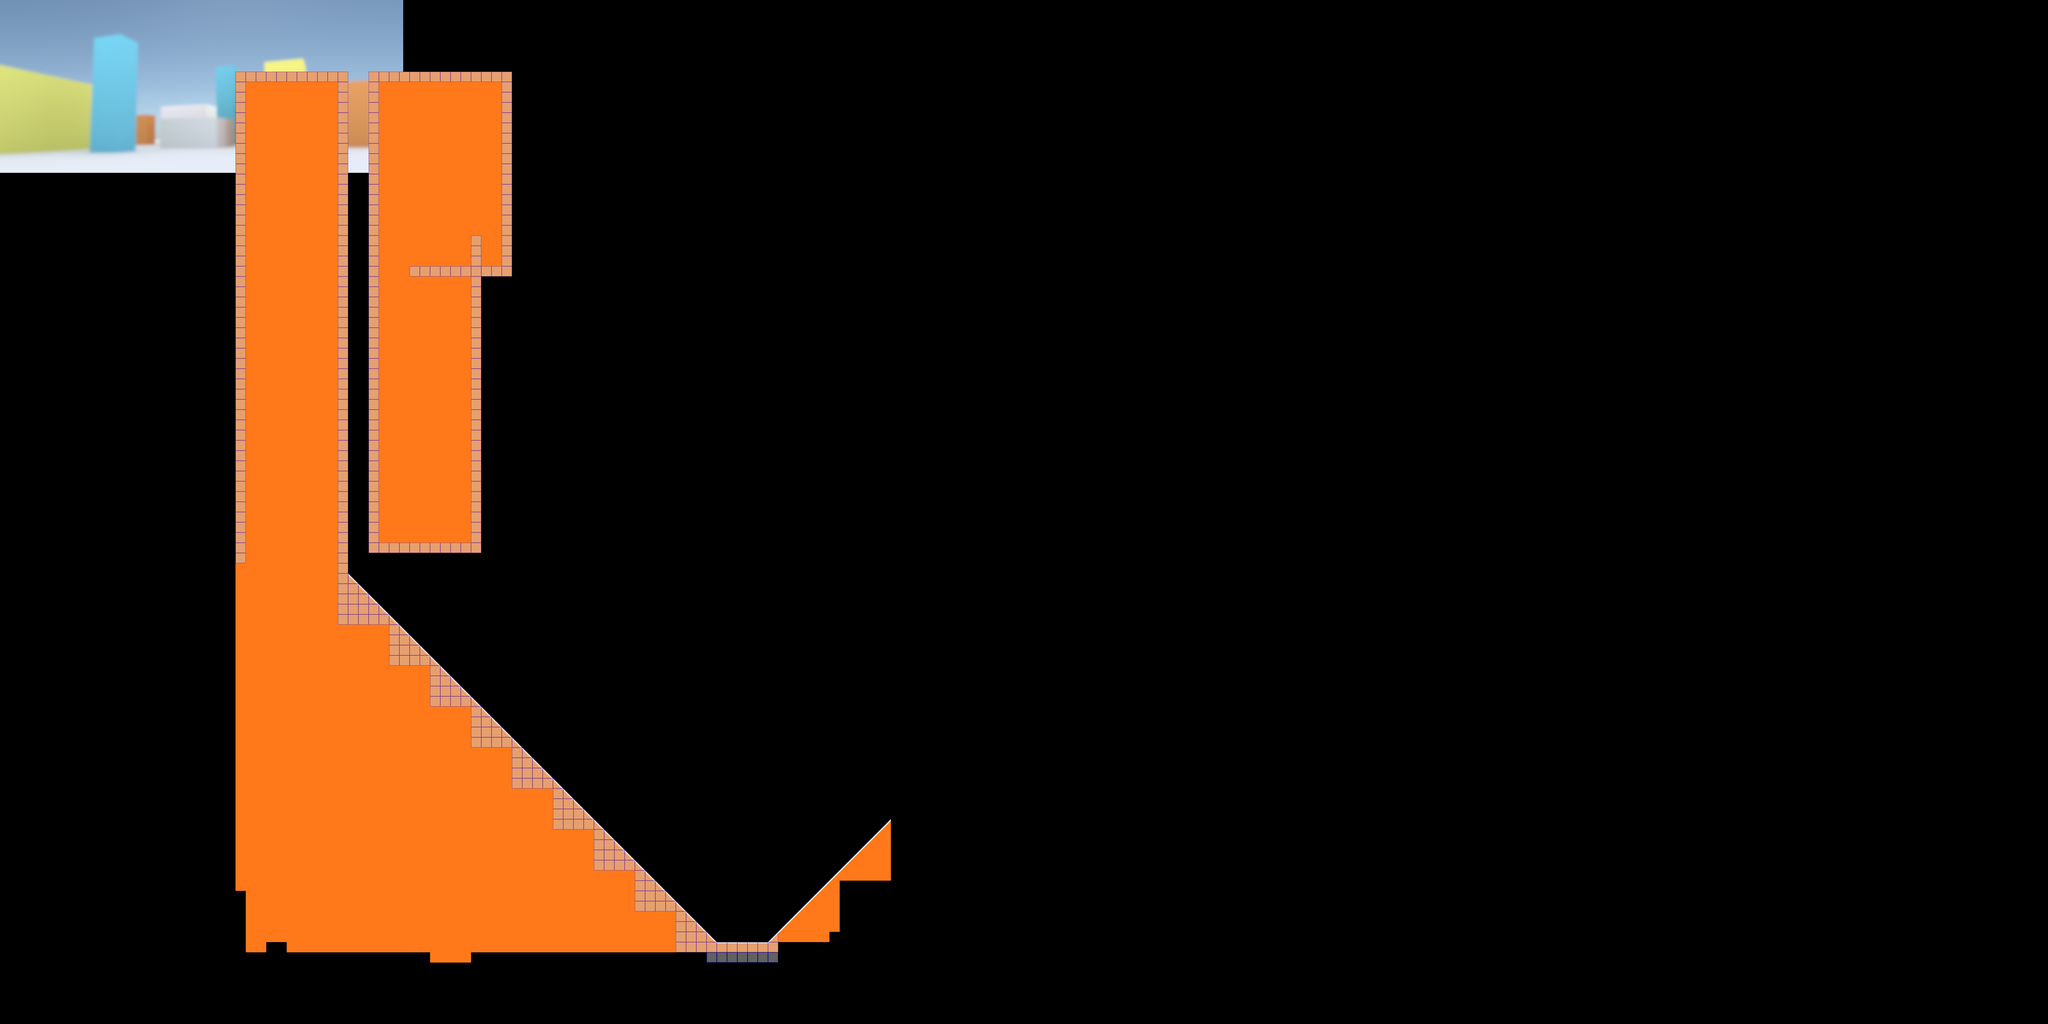

Below is a game level as drawn by its tile map, then a one-line description and the .tmx that defines it (tile-layer data replaced by summaries):
An orthogonal 200x100 tile map with 32x32 px tiles, 7 tile layers (SharedLayer, BlueLayer, GreenLayer, SharedCollision, ...), 8 tilesets, 1 image layer and 4 objects (2x Trigger, player1, player2).

<map version="1.0" orientation="orthogonal" width="200" height="100" tilewidth="32" tileheight="32">
 <tileset firstgid="1" name="collision" tilewidth="32" tileheight="32">
  <image source="../sprites/collision.gif" width="160" height="32" />
  <tile id="0">
   <properties>
    <property name="colshape" value="1" />
   </properties>
  </tile>
  <tile id="1">
   <properties>
    <property name="colshape" value="2" />
   </properties>
  </tile>
  <tile id="2">
   <properties>
    <property name="colshape" value="3" />
   </properties>
  </tile>
  <tile id="3">
   <properties>
    <property name="colshape" value="4" />
   </properties>
  </tile>
  <tile id="4">
   <properties>
    <property name="colshape" value="5" />
   </properties>
  </tile>
 </tileset>
 <tileset firstgid="6" name="Tiles_1_A_blue" tilewidth="32" tileheight="32">
  <image source="../sprites/Tiles_1_A_blue.png" width="416" height="128" />
 </tileset>
 <tileset firstgid="58" name="Tiles_1_A_green" tilewidth="32" tileheight="32">
  <image source="../sprites/Tiles_1_A_green.png" width="416" height="128" />
 </tileset>
 <tileset firstgid="110" name="generic_box" tilewidth="32" tileheight="32">
  <image source="../sprites/box_generic.png" width="32" height="32" />
 </tileset>
 <tileset firstgid="111" name="button" tilewidth="32" tileheight="32">
  <image source="../sprites/button_blue.png" width="64" height="32" />
 </tileset>
 <tileset firstgid="113" name="tramp" tilewidth="32" tileheight="32">
  <image source="../sprites/trampoline.png" width="96" height="32" />
 </tileset>
 <tileset firstgid="116" name="angled_tramp" tilewidth="32" tileheight="32">
  <image source="../sprites/trampoline_angled.png" width="96" height="32" />
 </tileset>
 <tileset firstgid="119" name="orange2" tilewidth="32" tileheight="32">
  <image source="../sprites/Tiles_1_B_orange.png" width="416" height="128" />
 </tileset>
 <imagelayer name="Background" width="200" height="100">
  <image source="../backgrounds/bgConcept1_big.png" />
 </imagelayer>
 <layer name="SharedLayer" width="200" height="100">
  <data>[20000 cells, 2274 non-empty, 5 distinct tile ids]</data>
 </layer>
 <layer name="BlueLayer" width="200" height="100">
  <data>[20000 cells, 0 non-empty, 0 distinct tile ids]</data>
 </layer>
 <layer name="GreenLayer" width="200" height="100">
  <data>[20000 cells, 0 non-empty, 0 distinct tile ids]</data>
 </layer>
 <objectgroup name="Objects" width="200" height="100">
  <object type="Trigger" x="-593" y="327" width="1320" height="42">
   <properties>
    <property name="ontrigger" value="activator:teleportTo(player1)" />
   </properties>
  </object>
  <object type="Trigger" x="2439" y="2959" width="2572" height="9">
   <properties>
    <property name="ontrigger" value="activator:teleportTo(player1)" />
   </properties>
  </object>
  <object name="player1" gid="110" x="833" y="163" />
  <object name="player2" gid="110" x="1356" y="152" />
 </objectgroup>
 <layer name="SharedCollision" width="200" height="100" opacity="0.48">
  <data>[20000 cells, 378 non-empty, 3 distinct tile ids]</data>
 </layer>
 <layer name="BlueCollision" width="200" height="100" opacity="0.48">
  <data>[20000 cells, 0 non-empty, 0 distinct tile ids]</data>
 </layer>
 <layer name="GreenCollision" width="200" height="100" opacity="0.28">
  <data>[20000 cells, 0 non-empty, 0 distinct tile ids]</data>
 </layer>
 <layer name="Decoration" width="200" height="100">
  <data>[20000 cells, 0 non-empty, 0 distinct tile ids]</data>
 </layer>
</map>
